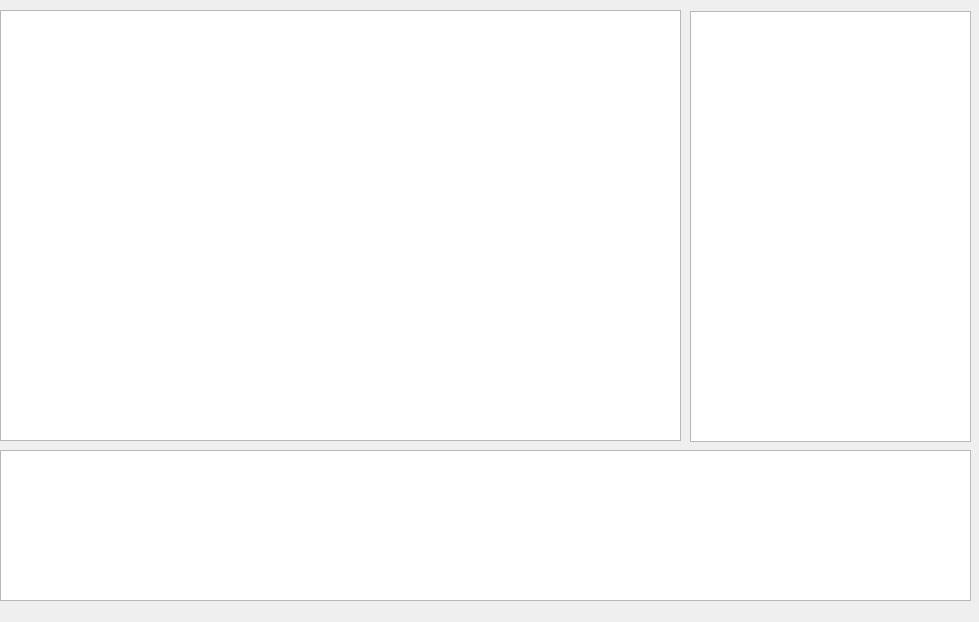
<?xml version="1.0" encoding="UTF-8"?>
<ui version="4.0">
 <class>CFrmSession</class>
 <widget class="QDialog" name="CFrmSession">
  <property name="geometry">
   <rect>
    <x>0</x>
    <y>0</y>
    <width>979</width>
    <height>622</height>
   </rect>
  </property>
  <property name="windowTitle">
   <string>Dialog</string>
  </property>
  <widget class="QListWidget" name="listWidget">
   <property name="geometry">
    <rect>
     <x>0</x>
     <y>10</y>
     <width>681</width>
     <height>431</height>
    </rect>
   </property>
   <property name="sizePolicy">
    <sizepolicy hsizetype="Expanding" vsizetype="Expanding">
     <horstretch>4</horstretch>
     <verstretch>0</verstretch>
    </sizepolicy>
   </property>
  </widget>
  <widget class="QTableWidget" name="tableWidget">
   <property name="geometry">
    <rect>
     <x>0</x>
     <y>450</y>
     <width>971</width>
     <height>151</height>
    </rect>
   </property>
  </widget>
  <widget class="QTextBrowser" name="eventBrowser">
   <property name="geometry">
    <rect>
     <x>690</x>
     <y>11</y>
     <width>281</width>
     <height>431</height>
    </rect>
   </property>
   <property name="sizePolicy">
    <sizepolicy hsizetype="Minimum" vsizetype="Expanding">
     <horstretch>0</horstretch>
     <verstretch>0</verstretch>
    </sizepolicy>
   </property>
  </widget>
  <widget class="QWidget" name="verticalWidget" native="true">
   <property name="geometry">
    <rect>
     <x>0</x>
     <y>30</y>
     <width>961</width>
     <height>591</height>
    </rect>
   </property>
   <property name="sizePolicy">
    <sizepolicy hsizetype="Preferred" vsizetype="Preferred">
     <horstretch>6</horstretch>
     <verstretch>0</verstretch>
    </sizepolicy>
   </property>
   <layout class="QVBoxLayout" name="verticalLayout"/>
  </widget>
 </widget>
 <resources/>
 <connections/>
</ui>
